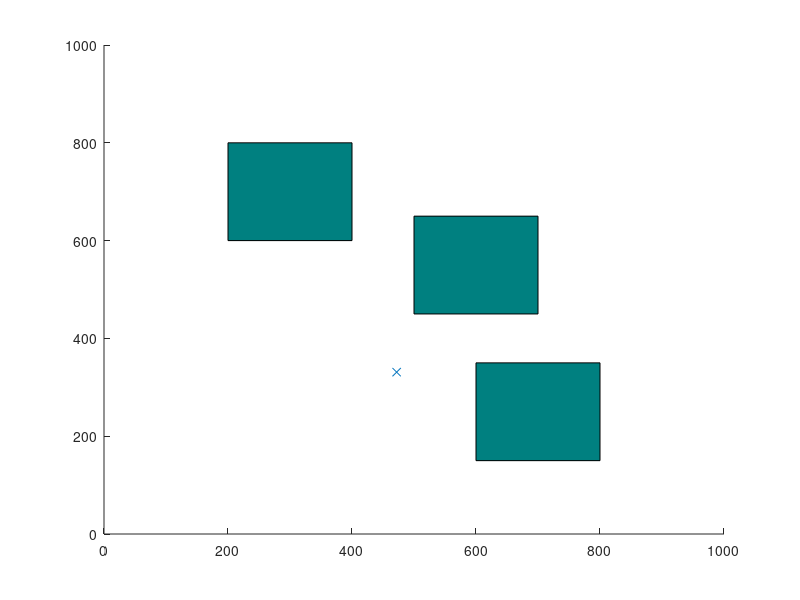

This chart was generated by the following MATLAB code: (Note: this script raises an error after producing the figure.)
% Algorithm Flow
% 1. Pick a random node q_rand.
% 2. Find the closest node q_near from explored nodes to branch out from,
%    towards q_rand.
% 3. Steer from q_near towards q_rand: interpolate if node is too far away,
%    reach q_new. Check that obstacle is not hit.
% 4. Update cost of reaching q_new from q_near, treat it as Cmin. For now,
%    q_near acts as the parent node of q_new.
% 5. From the list of 'visited' nodes, check for the nearest neighbors with
%    a given radius, insert in a list q_nearest.
% 6. In all members of q_nearest, check if q_new can be reached from a
%    different parent node with cost lower than Cmin, and without colliding
%    with the obstacle. Select the node that results in the least cost and
%    update the parent of q_new.
% 7. Add q_new to node list
% 8. Continue until maximum number of nodes is reached or goal is hit.
clearvars
close all
addpath('function')
x_max = 1000;
y_max = 1000;
obstacle1 = [500, 450, 200, 200];
obstacle2 = [200, 600, 200, 200];
obstacle3 = [600, 150, 200, 200];
numNodes = 3000;
EPS = 20;

q_start.coord = [0 0];
q_start.cost = 0;
q_start.parent = 0;
q_goal.coord = [999 999];
q_goal.cost = 0;

nodes(1) = q_start;
figure(1)
axis([0 x_max 0 y_max])
rectangle('Position', obstacle1, 'FaceColor', [0,.5,.5])
hold on
rectangle('Position', obstacle2, 'FaceColor', [0,.5,.5])
hold on
rectangle('Position', obstacle3, 'FaceColor', [0,.5,.5])
hold on

for i = 1:numNodes
    q_rand = [floor(rand(1)*x_max) floor(rand(1)*y_max)];
    plot(q_rand(1), q_rand(2), 'x', 'Color', [0 0.4470 0.7410])

    for j = 1:length(nodes)
        if nodes(j).coord == q_goal.coord
            break
        end
    end

    ndist = [];
    for j = 1:length(nodes)
        tmp = dist(nodes(j).coord, q_rand);
        ndist = [ndist tmp];
    end
    [val, idx] = min(ndist);
    q_near = nodes(idx);

    q_new.coord = steer(q_rand, q_near.coord, val, EPS);
    if noCollision(q_rand, q_near.coord, obstacle1) ...
    && noCollision(q_rand, q_near.coord, obstacle2) ...
    && noCollision(q_rand, q_near.coord, obstacle3)
        line([q_near.coord(1), q_new.coord(1)], [q_near.coord(2), q_new.coord(2)], 'Color', 'k', 'LineWidth', 2);
        drawnow
        hold on
        q_new.cost = dist(q_new.coord, q_near.coord) + q_near.cost;

        q_nearest = [];
        r = 60;
        neighbor_count = 1;
        for j = 1:length(nodes)
            if noCollision(nodes(j).coord, q_new.coord, obstacle1) ...
            && noCollision(nodes(j).coord, q_new.coord, obstacle2) ...
            && noCollision(nodes(j).coord, q_new.coord, obstacle3) ...
            && dist(nodes(j).coord, q_new.coord) <= r
                q_nearest(neighbor_count).coord = nodes(j).coord;
                q_nearest(neighbor_count).cost = nodes(j).cost;
                neighbor_count = neighbor_count + 1;
            end
        end

        q_min = q_near;
        C_min = q_new.cost;

        for k = 1:length(q_nearest)
            if noCollision(q_nearest(k).coord, q_new.coord, obstacle1) ...
            && noCollision(q_nearest(k).coord, q_new.coord, obstacle2) ...
            && noCollision(q_nearest(k).coord, q_new.coord, obstacle3) ...
            && q_nearest(k).cost + dist(q_nearest(k).coord, q_new.coord) < C_min
                q_min = q_nearest(k);
                C_min = q_nearest(k).cost + dist(q_nearest(k).coord, q_new.coord);
                line ([q_min.coord(1), q_new.coord(1)], [q_min.coord(2), q_new.coord(2)], 'Color', 'g');
                hold on 
            end
        end

        for j = 1:length(nodes)
            if nodes(j).coord == q_min.coord
                q_new.parent = j;
            end
        end

        nodes = [nodes q_new];
    end
end

D = [];
for j = 1:length(nodes)
    tmpdist = dist(nodes(j).coord, q_goal.coord);
    D = [D tmpdist];
end

[val, idx] = min(D);
q_final = nodes(idx);
q_goal.parent = idx;
q_end = q_goal;
nodes = [nodes, q_goal];
while q_end.parent ~= 0
    start = q_end.parent;
    line([q_end.coord(1), nodes(start).coord(1)], [q_end.coord(2), nodes(start).coord(2)], 'Color', 'r', 'LineWidth', 2);
    hold on
    q_end = nodes(start);
end









